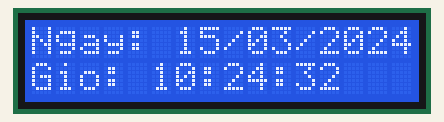
A sketch run on a simulated ESP32. Parts: 16×2 character LCD. WiFi joins after 1.5 s; servers stay silent unless stated; the local clock reads 2024-03-15 10:24:30 at power-on unless the sketch sets it; what the sketch prints to the serial monitor is not drawn.

Above: at 2.1 s.
At 6.1 s:
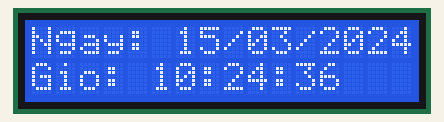
At 11.2 s:
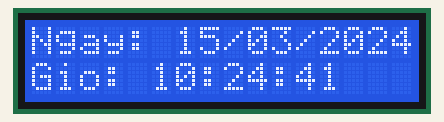
At 20.2 s:
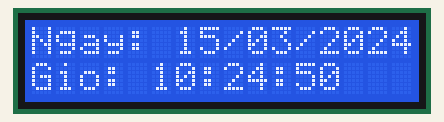
At 29.3 s:
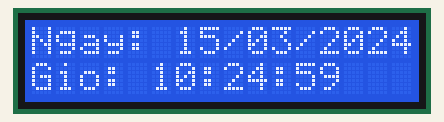
At 38.3 s:
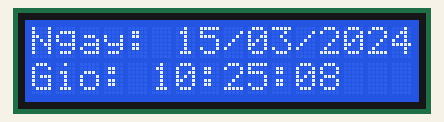

Measured:
- what the display in image 0 shows lasts 1.0 s, from 2.1 s to 3.1 s

The sketch:

CodeThoiGianLCD.ino
```cpp
#include <WiFi.h>
#include "time.h"
#include "sntp.h"
#include <LiquidCrystal.h>

//0x3F or 0x27
LiquidCrystal lcd(19, 23, 18, 17, 16, 15); // Khởi tạo LCD

const char* ssid       = "Tang 2";
const char* password   = "thanhdat16";

const char* ntpServer1 = "pool.ntp.org";
const char* ntpServer2 = "time.nist.gov";
const long gmtOffset_sec = 25200; // GMT+7
const int daylightOffset_sec = 0;

void setup() {
  lcd.begin(16, 2); // Khởi tạo LCD với 16 cột và 2 hàng

  WiFi.begin(ssid, password); // Kết nối WiFi

  while (WiFi.status() != WL_CONNECTED) {
    delay(1000);
    Serial.println("Connecting to WiFi...");
  }

  configTime(gmtOffset_sec, daylightOffset_sec, ntpServer1, ntpServer2); // Cấu hình đồng bộ thời gian từ NTP server

  while (!time(nullptr)) {
    delay(1000);
    Serial.println("Waiting for time sync...");
  }
}

void loop() {
  time_t now = time(nullptr); // Lấy thời gian hiện tại
  struct tm* timeinfo;
  timeinfo = localtime(&now); // Chuyển đổi thời gian sang địa phương

  lcd.clear(); // Xóa màn hình LCD
  lcd.setCursor(0, 0); // Đặt con trỏ về vị trí đầu tiên trên dòng 1
  lcd.print("Ngay: ");
  lcd.print(getFormattedDate(timeinfo)); // Hiển thị ngày giờ

  lcd.setCursor(0, 1); // Đặt con trỏ về vị trí đầu tiên trên dòng 2
  lcd.print("Gio: ");
  lcd.print(getFormattedTime(timeinfo)); // Hiển thị giờ phút giây

  delay(1000); // Đợi 1 giây trước khi cập nhật lại
}

String getFormattedDate(struct tm* timeinfo) {
  char buffer[20];
  sprintf(buffer, "%02d/%02d/%04d",
          timeinfo->tm_mday, timeinfo->tm_mon + 1, timeinfo->tm_year + 1900);

  return String(buffer);
}

String getFormattedTime(struct tm* timeinfo) {
  char buffer[20];
  sprintf(buffer, "%02d:%02d:%02d",
          timeinfo->tm_hour, timeinfo->tm_min, timeinfo->tm_sec);

  return String(buffer);
}
```
